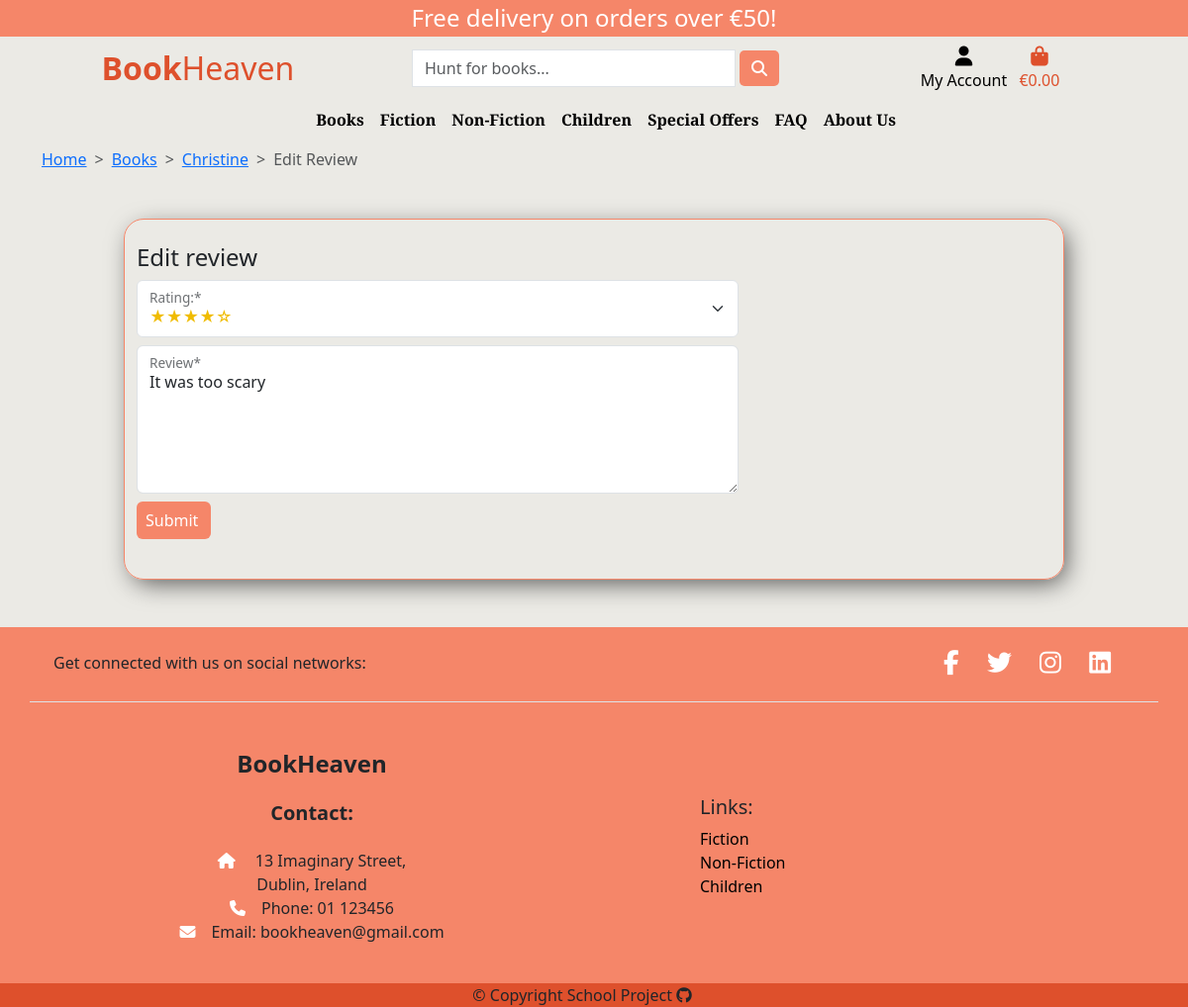
/reviews/edit_review/2 (signed in), run on an earlier commit of the app's database.
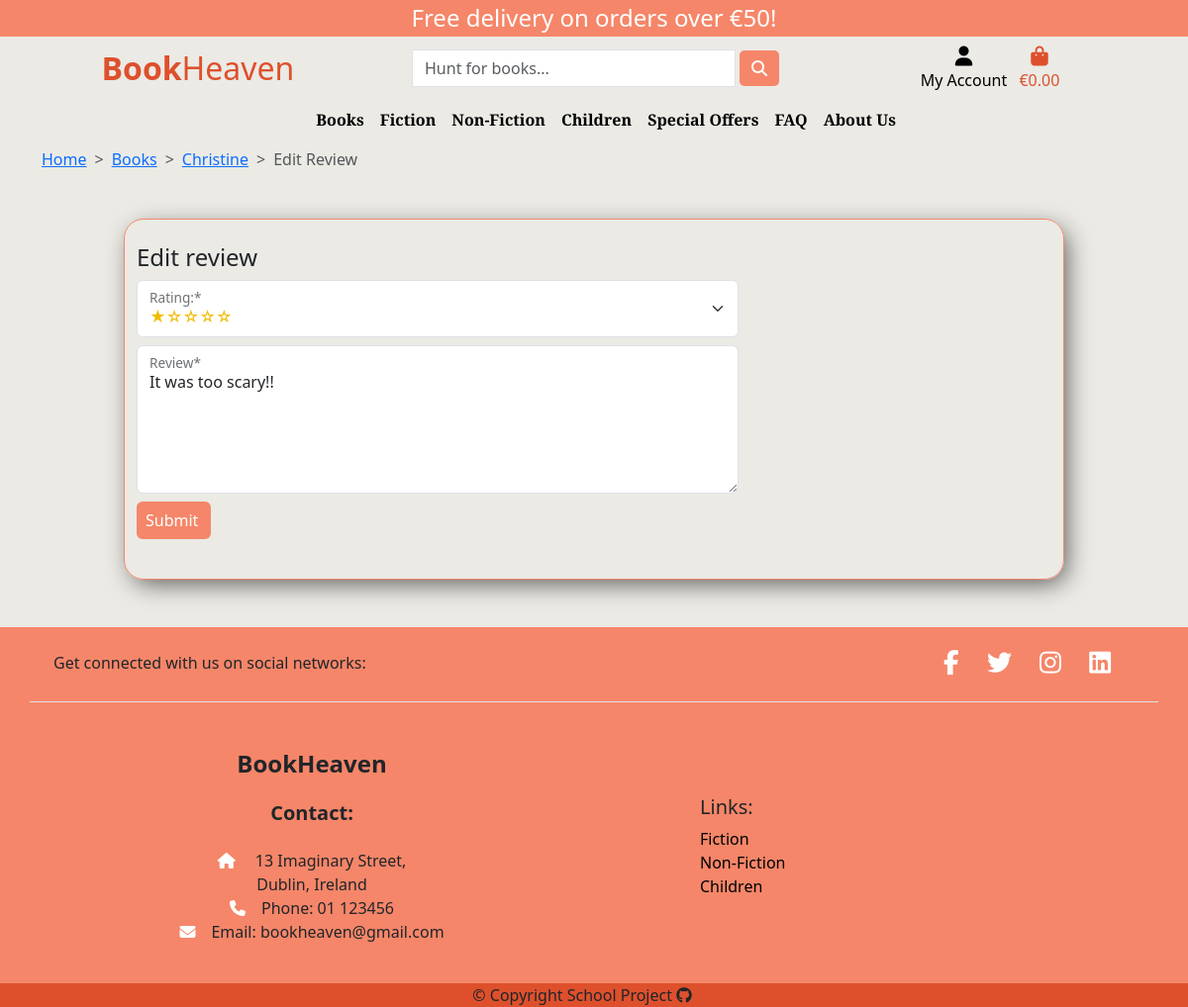
And on a later commit of the database.
### products/models.py (models this page shows, shortened)
class Book(models.Model):
    genre = models.ForeignKey(Genre, on_delete=models.SET_NULL, null=True)
    title = models.CharField(max_length=255)
    author = models.ManyToManyField(Author, related_name='books')
    description = models.TextField()
    image = models.ImageField(
        null=True, blank=True, upload_to='books/', default='books/product-not-found.png')
    publisher = models.CharField(max_length=200)
    date_published = models.DateField()
    language = models.CharField(max_length=200)
    pages = models.IntegerField(null=True, blank=True)
    isbn = models.CharField(max_length=13)
    stock_amount = models.IntegerField(
        default=1, validators=[MinValueValidator(0), MaxValueValidator(1000)])
    in_stock = models.BooleanField(default=True)
    on_sale = models.BooleanField(default=False, null=True, blank=True)
    price = models.DecimalField(max_digits=6, decimal_places=2)
    discount = models.IntegerField(null=True, blank=True)
    sale_price = models.DecimalField(
        max_digits=6, decimal_places=2, null=True, blank=True)
    created = models.DateTimeField(auto_now_add=True)
    id = models.UUIDField(default=uuid.uuid4, unique=True,
                          primary_key=True, editable=False)

### reviews/models.py (models this page shows, shortened)
class ProductReview(models.Model):
    user = models.ForeignKey(UserProfile, on_delete=models.CASCADE)
    product = models.ForeignKey(
        Book, on_delete=models.CASCADE, related_name='reviews')
    rating = models.IntegerField(choices=RATING, default=None)
    review = models.TextField()
    created = models.DateTimeField(auto_now_add=True)

### reviews/views.py (the view, shortened to what this page needs)
# urls.py: path('edit_review/<str:pk>', views.edit_review, name='edit-review'),
@login_required
def edit_review(request, pk):
    review = get_object_or_404(ProductReview, pk=pk)
    book = review.product
    form = ProductReviewForm(instance=review)
    context = {'review_form': form,
               'review': review,
               'book': book}
    return render(request, 'reviews/edit_review.html', context)

### reviews/forms.py
class ProductReviewForm(forms.ModelForm):
    class Meta:
        model = ProductReview
        fields = ['rating', 'review']

### reviews/templates/reviews/edit_review.html (shortened to what this page needs)
{% extends 'base.html' %}
{% load widget_tweaks %}
{% block content %}
<section class="edit-review">
    <div class="container">
        <nav style="--bs-breadcrumb-divider: '>';" aria-label="breadcrumb">
            <ol class="breadcrumb">
                <li class="breadcrumb-item"><a href="{% url 'home' %}">Home</a></li>
                <li class="breadcrumb-item"><a href="{% url 'all-products' %}">Books</a></li>
                <li class="breadcrumb-item"><a href="{% url 'product' book.id %}">{{ book.title }}</a></li>
                <li class="breadcrumb-item active" aria-current="page">Edit Review</li>
            </ol>
        </nav>
    </div>
    <div class="container edit-review my-5">
        <div class="row d-flex justify-content-center">
            <div class="col-12 col-md-10 custom-border py-4">
                <div class="row">
                    <div class="col-8">
                        <h4>Edit review</h4>
                        <form class="mb-3 edit-review-form" action="{% url 'edit-review' review.id %}" method="POST">
                            <div class="form-floating mb-2">
                                {% render_field review_form.rating|add_required_class:"is-required" class="form-select" %}
                                <label for="{{  review_form.rating.id_for_label }}" class="form-label">Rating:*</label>
                            </div>
                            <div class="form-floating mb-2">
                                {% render_field review_form.review|add_required_class:"is-required" class="form-control" %}
                                <label for="{{  review_form.review.id_for_label }}" class="form-label">Review*</label>
                            </div>
                            <button type="submit" class="btn btn-orange ps-2">Submit</button>
                        </form>
                    </div>
                </div>
            </div>
        </div>
    </div>
</section>
{% endblock content %}

### templates/base.html (shortened to what this page needs)
<!DOCTYPE html>
{% load static %}
<html lang="en">
<head>
    <link href="https://cdn.jsdelivr.net/npm/bootstrap@5.3.2/dist/css/bootstrap.min.css" rel="stylesheet"
>
    <link rel="stylesheet" href="{% static 'css/style.css' %}">
</head>
<body>
    {% include 'partials/nav.html' %}
    {% block content %}
    {% endblock %}
    <footer class="text-center text-lg-start" id="footer">
        <div class="container d-flex justify-content-center justify-content-lg-between p-4 border-bottom">
            <div class="me-5 d-none d-lg-block">
                <span>Get connected with us on social networks:</span>
            </div>
            <div id="social-links">
                <a href="https://www.facebook.com/" target="_blank" class="me-4 text-reset text-white" aria-label="Link to Facebook">
                    <i class="fab fa-facebook-f"></i>
                </a>
                <a href="https://twitter.com/" target="_blank" class="me-4 text-reset" aria-label="Link to Twitter">
                    <i class="fab fa-twitter"></i>
                </a>
                <a href="https://www.instagram.com/" target="_blank" class="me-4 text-reset" aria-label="Link to Instagram">
                    <i class="fab fa-instagram"></i>
                </a>
                <a href="https://www.linkedin.com/" target="_blank" class="me-4 text-reset" aria-label="Link to LinkedIn">
                    <i class="fab fa-linkedin"></i>
                </a>
            </div>
        </div>
        <div class="container  mt-5">
            <div class="row mt-3 d-flex align-items-center">
                <div class="col-md-3 col-lg-4 mx-auto mb-4 text-sm-center ">
                    <h4 class="fw-bold mb-4">BookHeaven</h4>
                    <h5 class="fw-bold mb-4">Contact:</h5>
                    <p class="mb-0"><i class="fas fa-home me-3 text-white"></i>
                        13 Imaginary Street,
                        <br>
                        Dublin, Ireland
                    </p>
                    <p class="mb-0"><i class="fas fa-phone me-3 text-white"></i>Phone: 01 123456</p>
                    <p><i class="fas fa-envelope me-3 text-white"></i>Email: bookheaven@gmail.com</p>
                </div>
                <div class="col-md-3 col-lg-4 mx-auto mb-4 text-sm-center text-md-start ">
                    <h5>Links:</h5>
                    <ul class="list-unstyled">
                        <li><a class="text-decoration-none text-black" href="#">Fiction</a></li>
                        <li><a class="text-decoration-none text-black" href="#">Non-Fiction</a></li>
                        <li><a class="text-decoration-none text-black" href="#">Children</a></li>
                    </ul>
                </div>
            </div>
        </div>
        <div class="text-center copyright">
            <p class="mb-0">&copy; Copyright School Project <a href="" target="_blank" class="me-4 text-reset" aria-label="Link to GitHub">
                    <i class="fab fa-github"></i>
                </a></p>
        </div>
    </footer>
</body>
</html>

### templates/partials/nav.html (shortened to what this page needs)
<header class="container-fluid">
    <div id="delivery-banner" class="row text-center">
        <div class="col bg-orange text-white">
            <h4 class="logo-font my-1">Free delivery on orders over €{{ free_delivery_threshold }}!</h4>
        </div>
    </div>
    <div id="topnav" class="row pt-lg-2 d-none d-lg-flex">
        <div class="col-12 col-lg-4 my-auto py-1 py-lg-0 text-center text-lg-left">
            <a href="{% url 'home' %}" class="nav-link">
                <h2 class="logo-font text-orange my-0"><strong>Book</strong>Heaven</h2>
            </a>
        </div>
        <div class="col-12 col-lg-4 my-auto py-1 py-lg-0">
            <form method="GET" action="{% url 'all-products' %}">
                <div class="input-group w-100">
                    <input class="form-control border mx-1 rounded-0" type="text" name="q" placeholder="Hunt for books...">
                    <div class="input-group-append">
                        <button class="form-control btn btn-orange" type="submit">
                            <span class="search-icon text-white">
                                <i class="fas fa-search" aria-hidden="true"></i>
                            </span>
                        </button>
                    </div>
                </div>
            </form>
        </div>
        <div class="col-12 col-lg-4 my-auto py-1 py-lg-0">
            <ul class="list-inline list-unstyled text-center text-lg-right my-0">
                <li class="list-inline-item dropdown">
                    <a class="text-black nav-link" href="#" id="account-options" aria-haspopup="true" aria-expanded="false"
                        data-bs-toggle="dropdown">
                        <div class="text-center">
                            <div><i class="fas fa-user fa-lg" aria-hidden="true"></i></div>
                            <p class="my-0">My Account</p>
                        </div>
                    </a>
                </li>
                <li class="list-inline-item">
                    <a class="text-orange font-weight-bold nav-link" href="{% url 'view-cart' %}">
                        <div class="text-center">
                            <div><i class="fas fa-shopping-bag fa-lg" aria-hidden="true"></i></div>
                            <p class="my-0">
                                {% if grand_total %}
                                €{{ grand_total|floatformat:2 }}
                                {% else %}
                                €0.00
                                {% endif %}
                            </p>
                        </div>
                    </a>
                </li>
            </ul>
        </div>
    </div>
    <div class="row">
        <nav class="navbar navbar-expand-lg navbar-light w-100">
            <ul class="list-inline list-unstyled text-center text-lg-right my-0">
            </ul>
            <div class="navbar-collapse collapse" id="main-nav">
                <ul class="navbar-nav w-auto mx-auto">
                    <li class="nav-item dropdown">
                        <a class="logo-font font-weight-bold nav-link text-black mr-5" href="#" id="all-products-link" aria-haspopup="true"
                            aria-expanded="false" data-bs-toggle="dropdown">Books</a>
                    </li>
                    <li class="nav-item dropdown">
                        <a class="logo-font font-weight-bold nav-link text-black mr-5" href="#" id="fiction-link" aria-haspopup="true"
                            aria-expanded="false" data-bs-toggle="dropdown">Fiction</a>
                    </li>
                    <li class="nav-item dropdown">
                        <a class="logo-font font-weight-bold nav-link text-black mr-5" href="#" id="non-fiction-link" aria-haspopup="true"
                            aria-expanded="false" data-bs-toggle="dropdown">Non-Fiction</a>
                    </li>
                    <li class="nav-item dropdown">
                        <a class="logo-font font-weight-bold nav-link text-black mr-5" href="#" id="children-link" aria-haspopup="true"
                            aria-expanded="false" data-bs-toggle="dropdown">Children</a>
                    </li>
                    <li class="nav-item dropdown">
                        <a class="logo-font font-weight-bold nav-link text-black" href="#" id="specials-link" aria-haspopup="true"
                            aria-expanded="false" data-bs-toggle="dropdown">
                            Special Offers
                        </a>
                    </li>
                    <li class="nav-item">
                        <a class="logo-font font-weight-bold nav-link text-black mr-5" href="{% url 'faq-page' %}">FAQ</a>
                    </li>
                    <li class="nav-item">
                        <a class="logo-font font-weight-bold nav-link text-black mr-5" href="{% url 'about-page' %}">About Us</a>
                    </li>
                </ul>
            </div>
        </nav>
    </div>
</header>

### static/css/style.css (style rules this page uses)
:root { --orange: #f58669; --dark-orange: #de502c; --offwhite: #ebe8e0; --offwhite2: #efefed; --dark-gray: #574c49; --white: #ffff; --brown: #63453d; }
body { min-height: 100vh; display: flex; flex-direction: column; background-color: #ebeae5; }
.navbar-nav .nav-link { font-weight: 600; font-family: 'Libre Baskerville', serif; }
.btn-orange { background-color: var(--orange); color: var(--white); }
.bg-orange { background-color: var(--orange); }
.custom-border { border: var(--orange) 1px solid; border-radius: 20px; box-shadow: 5px 7px 26px -4px rgba(0, 0, 0, 0.66); -webkit-box-shadow: 5px 7px 26px -4px rgba(0, 0, 0, 0.66); -moz-box-shadow: 5px 7px 26px -4px rgba(0, 0, 0, 0.66); }
.text-orange { color: var(--dark-orange); }
#id_rating { color: #f0bc00; }
.edit-review-form textarea { min-height: 150px !important; }
#footer { background-color: var(--orange); margin-top: auto; }
#social-links a { text-decoration: none; }
#social-links a i { color: var(--white); font-size: 25px; }
.copyright { background-color: var(--dark-orange); }

What changed in the data, as far as the page shows it:
changed ProductReview: rating "★★★★☆" → "★☆☆☆☆"; review "It was too scary" → "It was too scary!!"
